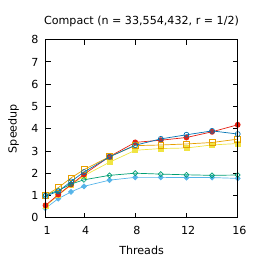

Write gnuplot code to recreate this figure.
set title "Compact (n = 33,554,432, r = 1/2)"
set terminal pdf size 2.6,2.6
set output "./results/Compact_n___33,554,432,_r___1_2.pdf"
set key off
set xrange [1:16]
set xtics (1, 4, 8, 12, 16, 20, 24, 28, 32)
set xlabel "Threads"
set yrange [0:8]
set ylabel "Speedup"
plot './results/Compact_n___33,554,432,_r___1_2.dat' using 1:2 title "Scan-then-propagate" ls 3 lw 1 pointsize 0.6 pointtype 13 with linespoints, \
  './results/Compact_n___33,554,432,_r___1_2.dat' using 1:3 title "Reduce-then-scan" ls 5 lw 1 pointsize 0.6 with linespoints, \
  './results/Compact_n___33,554,432,_r___1_2.dat' using 1:4 title "Chained scan" ls 7 lw 1 pointsize 0.6 with linespoints, \
  './results/Compact_n___33,554,432,_r___1_2.dat' using 1:5 title "Assisted scan-t.-prop." ls 2 lw 1 pointsize 0.6 pointtype 12 with linespoints, \
  './results/Compact_n___33,554,432,_r___1_2.dat' using 1:6 title "Assisted reduce-t.-scan" ls 4 lw 1 pointsize 0.7 with linespoints, \
  './results/Compact_n___33,554,432,_r___1_2.dat' using 1:7 title "Our chained scan" ls 6 lw 1 pointsize 0.6 with linespoints
